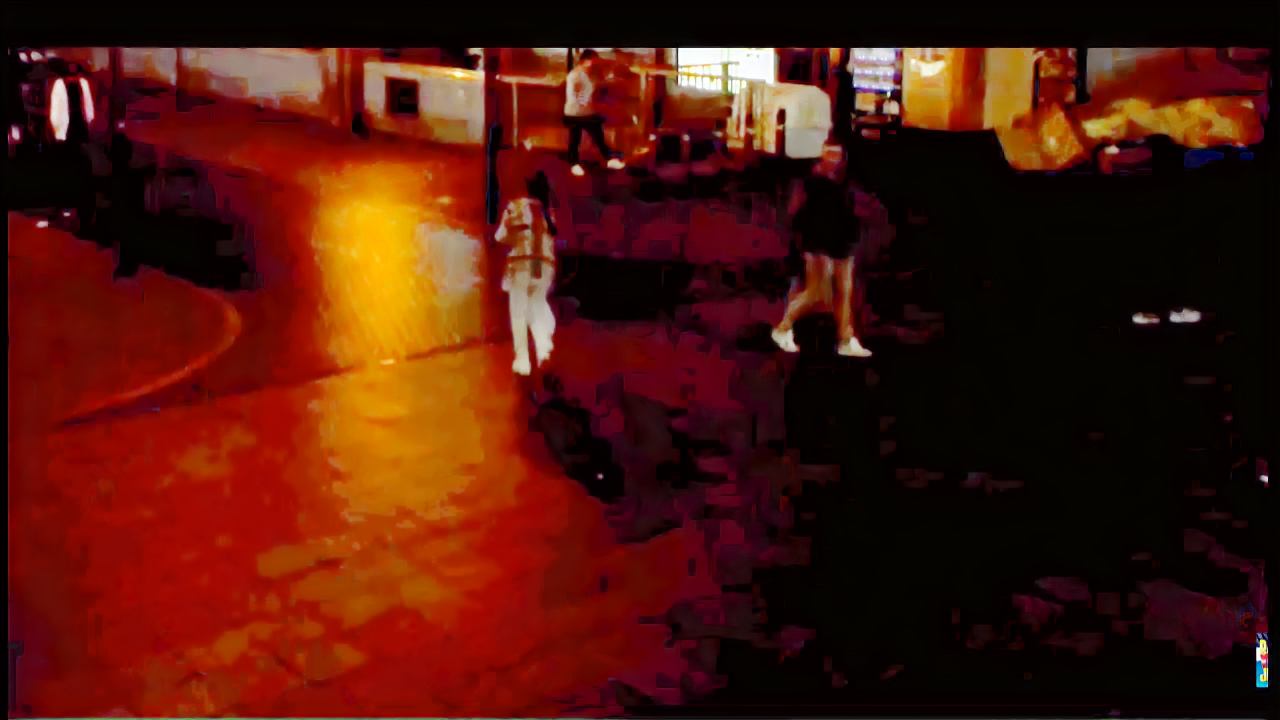
#> input picture temp/temp.png, 1280 x 720 px
$ python -i tampering.py   (imports and definitions only)   (older library calls are emulated)
#> lines starting #> are read from the running program, lines starting #| are printed output that depends on the picture; after the words box and inside, x2 and y2 are one past the last pixel; in counts of white or black regions, pixels touching at a corner belong together
import numpy as np
import cv2
import matplotlib.pyplot as plt

class TamperHandler:

    def initFGBG(self):
        fgbg = cv2.createBackgroundSubtractorMOG2(detectShadows=True)
        fgbg.setNMixtures(4)
        fgbg.setVarInit(100)
        return fgbg

    def __init__(self):
        self.fgbg = self.initFGBG()

        self.t_fix = 100
        self.t_set = 3
        self.tamper_flag = False
        self.tamper_flag_count = 0   # count++ if tamper_flag is true
        self.tamper_validation_count = 0  # S
        self.fixed_tamper_flag = False    # set by hand, turn off by hand
        self.aedr = 0
        self.edr_sum = 0     # sum(edr) if no tamper attack
        self.w = 200         # size of the tamper validation window (length)   (w > t_fix)

        self.bg = np.zeros((240, 320))
        self.bg_is_set = False
        self.e_bg = np.zeros((240, 320))
        self.fgmask = np.zeros((240, 320))

        self.result_is_shown = False

        # store list for plot
        self.aedr_list = []
        self.edr_list = []
        self.aedr_th_list = []
        self.th_list = []

    # [102 lines left out: functions detect, show_result, not called in this run]

    def sobel_edge_detection(self, image_gray, blur_ksize=5, sobel_ksize=1, skipping_threshold=10):
        """

        Input:
        ---
            image_gray: already read by opencv
            blur_ksize: kernel size parameter for Gaussian Blurry
            sobel_ksize: size of the extended Sobel kernel; it must be 1, 3, 5, or 7.
            skipping_threshold: ignore weakly edge

        Output:
        ---
            Edge matrix ∈ {0, 255}
        """
        img_blurred = cv2.GaussianBlur(image_gray, (blur_ksize, blur_ksize), 0)
        img_blurred = cv2.filter2D(img_blurred, -1, np.array([[0, -1, 0], [-1, 5, -1], [0, -1, 0]]))

        # sobel algorthm use cv2.CV_64F
        sobelx64f = cv2.Sobel(img_blurred, cv2.CV_64F, 1, 0, ksize=sobel_ksize)
        abs_sobelx64f = np.absolute(sobelx64f)
        img_sobelx = np.uint8(abs_sobelx64f)

        sobely64f = cv2.Sobel(img_blurred, cv2.CV_64F, 0, 1, ksize=sobel_ksize)
        abs_sobely64f = np.absolute(sobely64f)
        img_sobely = np.uint8(abs_sobely64f)

        # calculate magnitude
        img_sobel = (img_sobelx + img_sobely) / 2

        # ignore weakly pixel
        img_sobel[img_sobel < skipping_threshold] = 0
        img_sobel[img_sobel >= skipping_threshold] = 255
        return np.array(img_sobel, dtype=np.uint8)

    # [39 lines left out: functions calculate_th, calculate_tamper_validation_count, not called in this run]

    def clear_fixed_tamper_flag(self):
        self.fixed_tamper_flag = False
        self.result_is_shown = False

>>> import cv2
>>> picture = cv2.imread('../temp/temp.png', cv2.IMREAD_GRAYSCALE)
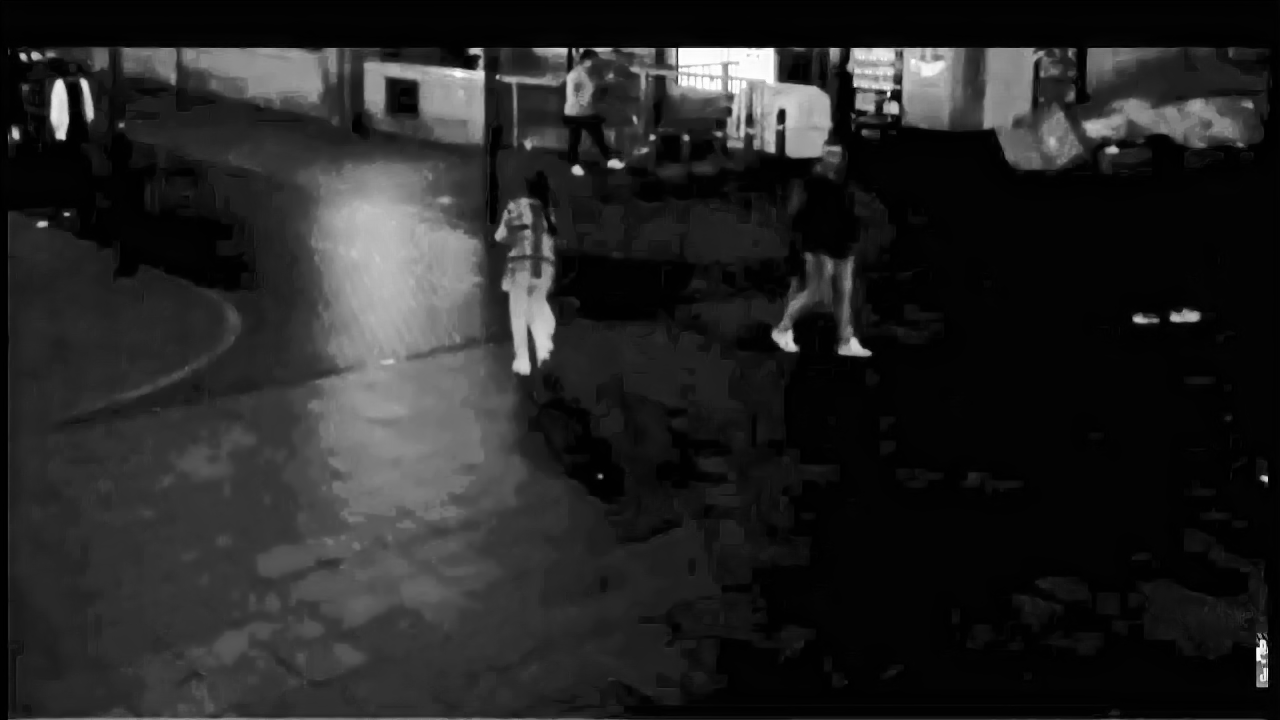
#> picture: shape (720, 1280); min 0, max 254, mean 37.2
>>> result = TamperHandler().sobel_edge_detection(picture)
#> in sobel_edge_detection, `sobely64f = cv2.Sobel(img_blurred, cv2.CV_64F, 0, 1, ksize=sobel_ksize)`:
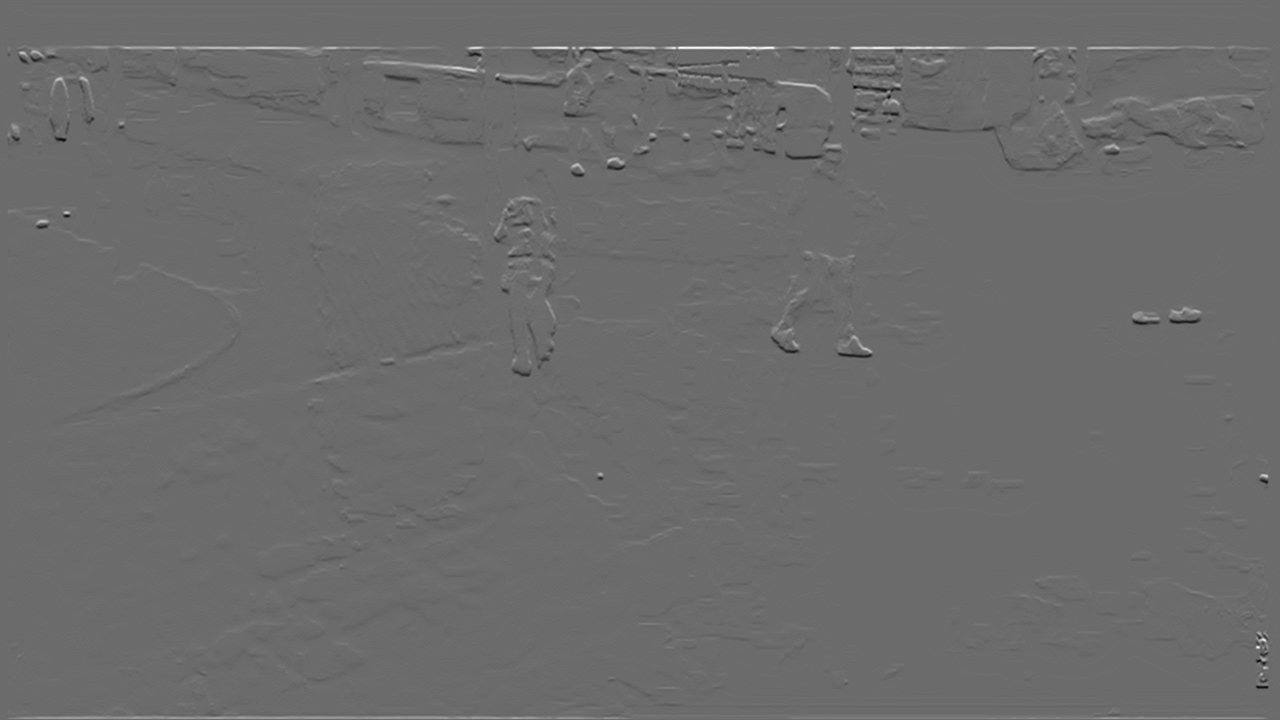
#> sobely64f: shape (720, 1280) float64; min -163, max 223, mean 0.2; drawn with min black and max white
#> in sobel_edge_detection, `abs_sobely64f = np.absolute(sobely64f)`:
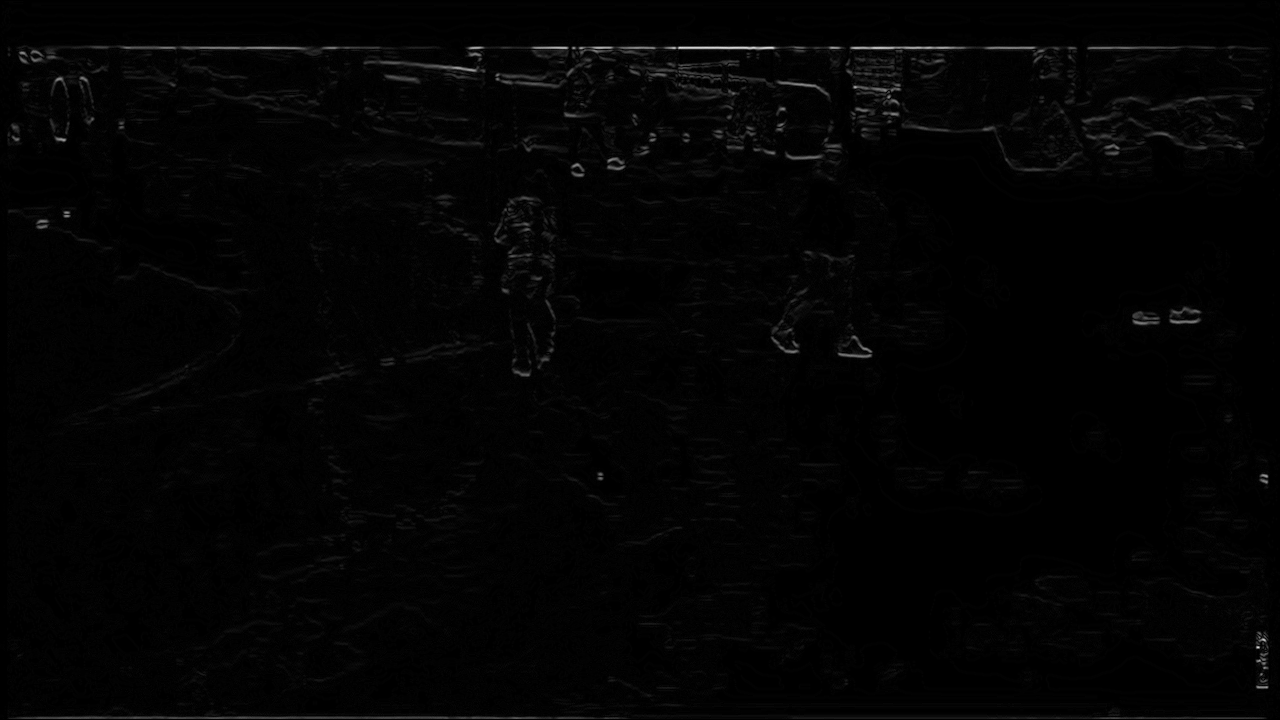
#> abs_sobely64f: shape (720, 1280) float64; min 0, max 223, mean 3.4
#> in sobel_edge_detection, `img_sobel[img_sobel >= skipping_threshold] = 255`:
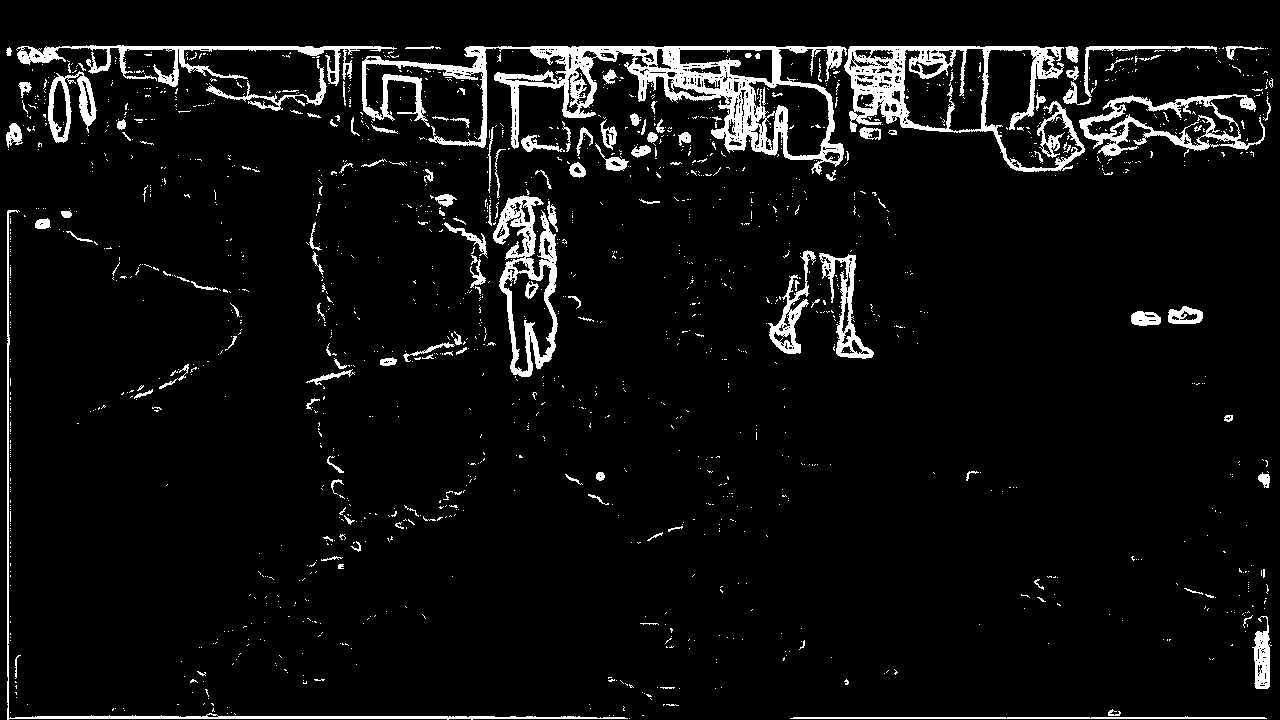
#> img_sobel: shape (720, 1280) float64; 6.1% white; 1615 white regions (1472 under 20 px), largest, box (x1, y1, x2, y2) and area: (362, 46, 847, 175) 14439, (844, 46, 1085, 172) 7556, (493, 195, 558, 377) 4094
